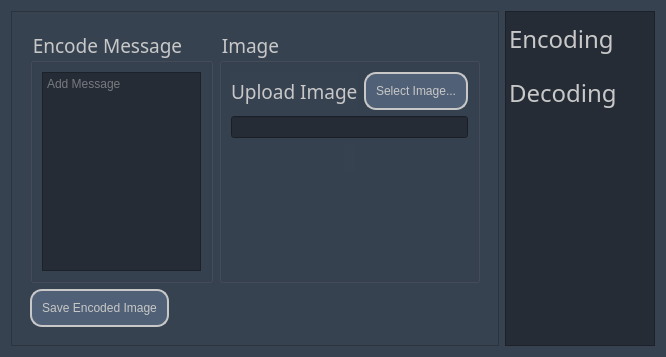
<?xml version="1.0" encoding="UTF-8"?>
<ui version="4.0">
 <class>Form</class>
 <widget class="QWidget" name="Form">
  <property name="geometry">
   <rect>
    <x>0</x>
    <y>0</y>
    <width>639</width>
    <height>357</height>
   </rect>
  </property>
  <property name="windowTitle">
   <string>Form</string>
  </property>
  <property name="styleSheet">
   <string notr="true">color : rgb(200,200,200);
background-color:rgb(55, 66, 81);
font: 57 14pt &quot;Futura&quot;;</string>
  </property>
  <layout class="QHBoxLayout" name="horizontalLayout_5">
   <item>
    <widget class="QFrame" name="frame_2">
     <property name="font">
      <font>
       <family>Futura</family>
       <pointsize>14</pointsize>
       <weight>7</weight>
       <italic>false</italic>
       <bold>false</bold>
      </font>
     </property>
     <property name="frameShape">
      <enum>QFrame::StyledPanel</enum>
     </property>
     <property name="frameShadow">
      <enum>QFrame::Raised</enum>
     </property>
     <layout class="QVBoxLayout" name="verticalLayout_7">
      <item>
       <widget class="QStackedWidget" name="stackWindow">
        <property name="currentIndex">
         <number>0</number>
        </property>
        <widget class="QWidget" name="page">
         <layout class="QVBoxLayout" name="verticalLayout_5">
          <item>
           <layout class="QHBoxLayout" name="horizontalLayout_2">
            <item>
             <widget class="QGroupBox" name="groupBox">
              <property name="font">
               <font>
                <family>Futura</family>
                <pointsize>14</pointsize>
                <weight>7</weight>
                <italic>false</italic>
                <bold>false</bold>
               </font>
              </property>
              <property name="title">
               <string>Encode Message</string>
              </property>
              <layout class="QVBoxLayout" name="verticalLayout_2">
               <item>
                <widget class="QPlainTextEdit" name="encodeMessageInput">
                 <property name="palette">
                  <palette>
                   <active>
                    <colorrole role="WindowText">
                     <brush brushstyle="SolidPattern">
                      <color alpha="255">
                       <red>200</red>
                       <green>200</green>
                       <blue>200</blue>
                      </color>
                     </brush>
                    </colorrole>
                    <colorrole role="Button">
                     <brush brushstyle="SolidPattern">
                      <color alpha="255">
                       <red>37</red>
                       <green>44</green>
                       <blue>54</blue>
                      </color>
                     </brush>
                    </colorrole>
                    <colorrole role="Text">
                     <brush brushstyle="SolidPattern">
                      <color alpha="255">
                       <red>200</red>
                       <green>200</green>
                       <blue>200</blue>
                      </color>
                     </brush>
                    </colorrole>
                    <colorrole role="ButtonText">
                     <brush brushstyle="SolidPattern">
                      <color alpha="255">
                       <red>200</red>
                       <green>200</green>
                       <blue>200</blue>
                      </color>
                     </brush>
                    </colorrole>
                    <colorrole role="Base">
                     <brush brushstyle="SolidPattern">
                      <color alpha="255">
                       <red>37</red>
                       <green>44</green>
                       <blue>54</blue>
                      </color>
                     </brush>
                    </colorrole>
                    <colorrole role="Window">
                     <brush brushstyle="SolidPattern">
                      <color alpha="255">
                       <red>37</red>
                       <green>44</green>
                       <blue>54</blue>
                      </color>
                     </brush>
                    </colorrole>
                   </active>
                   <inactive>
                    <colorrole role="WindowText">
                     <brush brushstyle="SolidPattern">
                      <color alpha="255">
                       <red>200</red>
                       <green>200</green>
                       <blue>200</blue>
                      </color>
                     </brush>
                    </colorrole>
                    <colorrole role="Button">
                     <brush brushstyle="SolidPattern">
                      <color alpha="255">
                       <red>37</red>
                       <green>44</green>
                       <blue>54</blue>
                      </color>
                     </brush>
                    </colorrole>
                    <colorrole role="Text">
                     <brush brushstyle="SolidPattern">
                      <color alpha="255">
                       <red>200</red>
                       <green>200</green>
                       <blue>200</blue>
                      </color>
                     </brush>
                    </colorrole>
                    <colorrole role="ButtonText">
                     <brush brushstyle="SolidPattern">
                      <color alpha="255">
                       <red>200</red>
                       <green>200</green>
                       <blue>200</blue>
                      </color>
                     </brush>
                    </colorrole>
                    <colorrole role="Base">
                     <brush brushstyle="SolidPattern">
                      <color alpha="255">
                       <red>37</red>
                       <green>44</green>
                       <blue>54</blue>
                      </color>
                     </brush>
                    </colorrole>
                    <colorrole role="Window">
                     <brush brushstyle="SolidPattern">
                      <color alpha="255">
                       <red>37</red>
                       <green>44</green>
                       <blue>54</blue>
                      </color>
                     </brush>
                    </colorrole>
                   </inactive>
                   <disabled>
                    <colorrole role="WindowText">
                     <brush brushstyle="SolidPattern">
                      <color alpha="255">
                       <red>200</red>
                       <green>200</green>
                       <blue>200</blue>
                      </color>
                     </brush>
                    </colorrole>
                    <colorrole role="Button">
                     <brush brushstyle="SolidPattern">
                      <color alpha="255">
                       <red>37</red>
                       <green>44</green>
                       <blue>54</blue>
                      </color>
                     </brush>
                    </colorrole>
                    <colorrole role="Text">
                     <brush brushstyle="SolidPattern">
                      <color alpha="255">
                       <red>200</red>
                       <green>200</green>
                       <blue>200</blue>
                      </color>
                     </brush>
                    </colorrole>
                    <colorrole role="ButtonText">
                     <brush brushstyle="SolidPattern">
                      <color alpha="255">
                       <red>200</red>
                       <green>200</green>
                       <blue>200</blue>
                      </color>
                     </brush>
                    </colorrole>
                    <colorrole role="Base">
                     <brush brushstyle="SolidPattern">
                      <color alpha="255">
                       <red>37</red>
                       <green>44</green>
                       <blue>54</blue>
                      </color>
                     </brush>
                    </colorrole>
                    <colorrole role="Window">
                     <brush brushstyle="SolidPattern">
                      <color alpha="255">
                       <red>37</red>
                       <green>44</green>
                       <blue>54</blue>
                      </color>
                     </brush>
                    </colorrole>
                   </disabled>
                  </palette>
                 </property>
                 <property name="styleSheet">
                  <string notr="true">background-color:rgb(37, 44, 54)</string>
                 </property>
                 <property name="placeholderText">
                  <string>Add Message</string>
                 </property>
                </widget>
               </item>
              </layout>
             </widget>
            </item>
            <item>
             <widget class="QGroupBox" name="encryptImageBox">
              <property name="font">
               <font>
                <family>Futura</family>
                <pointsize>14</pointsize>
                <weight>7</weight>
                <italic>false</italic>
                <bold>false</bold>
               </font>
              </property>
              <property name="title">
               <string>Image</string>
              </property>
              <layout class="QVBoxLayout" name="verticalLayout_4">
               <item>
                <layout class="QVBoxLayout" name="verticalLayout">
                 <item>
                  <layout class="QHBoxLayout" name="horizontalLayout">
                   <item>
                    <widget class="QLabel" name="label">
                     <property name="text">
                      <string>Upload Image</string>
                     </property>
                    </widget>
                   </item>
                   <item>
                    <widget class="QPushButton" name="encrypt_select_image_button">
                     <property name="styleSheet">
                      <string notr="true">background-color:rgb(80, 96, 118);
border-style: solid;
border-width: 2px;
border-radius: 12px;
border-color: rgb(200,200,200);
padding: 10px;
text-align: center;
font: 57 14pt &quot;Futura&quot;;</string>
                     </property>
                     <property name="text">
                      <string>Select Image...</string>
                     </property>
                    </widget>
                   </item>
                  </layout>
                 </item>
                 <item>
                  <widget class="QLineEdit" name="encrypt_upload_path">
                   <property name="styleSheet">
                    <string notr="true">background-color:rgb(37, 44, 54)</string>
                   </property>
                   <property name="readOnly">
                    <bool>true</bool>
                   </property>
                  </widget>
                 </item>
                </layout>
               </item>
               <item>
                <spacer name="verticalSpacer_4">
                 <property name="orientation">
                  <enum>Qt::Vertical</enum>
                 </property>
                 <property name="sizeHint" stdset="0">
                  <size>
                   <width>20</width>
                   <height>59</height>
                  </size>
                 </property>
                </spacer>
               </item>
               <item>
                <layout class="QHBoxLayout" name="horizontalLayout_10">
                 <item>
                  <spacer name="horizontalSpacer_6">
                   <property name="orientation">
                    <enum>Qt::Horizontal</enum>
                   </property>
                   <property name="sizeHint" stdset="0">
                    <size>
                     <width>40</width>
                     <height>20</height>
                    </size>
                   </property>
                  </spacer>
                 </item>
                 <item>
                  <widget class="QLabel" name="encryptImage">
                   <property name="sizePolicy">
                    <sizepolicy hsizetype="Preferred" vsizetype="Preferred">
                     <horstretch>0</horstretch>
                     <verstretch>0</verstretch>
                    </sizepolicy>
                   </property>
                   <property name="maximumSize">
                    <size>
                     <width>500</width>
                     <height>500</height>
                    </size>
                   </property>
                   <property name="text">
                    <string/>
                   </property>
                  </widget>
                 </item>
                 <item>
                  <spacer name="horizontalSpacer_7">
                   <property name="orientation">
                    <enum>Qt::Horizontal</enum>
                   </property>
                   <property name="sizeHint" stdset="0">
                    <size>
                     <width>40</width>
                     <height>20</height>
                    </size>
                   </property>
                  </spacer>
                 </item>
                </layout>
               </item>
               <item>
                <spacer name="verticalSpacer">
                 <property name="orientation">
                  <enum>Qt::Vertical</enum>
                 </property>
                 <property name="sizeHint" stdset="0">
                  <size>
                   <width>20</width>
                   <height>158</height>
                  </size>
                 </property>
                </spacer>
               </item>
              </layout>
             </widget>
            </item>
           </layout>
          </item>
          <item>
           <layout class="QHBoxLayout" name="horizontalLayout_3">
            <item>
             <widget class="QPushButton" name="saveEncodedImage">
              <property name="styleSheet">
               <string notr="true">background-color:rgb(80, 96, 118);
border-style: solid;
border-width: 2px;
border-radius: 12px;
border-color: rgb(200,200,200);
padding: 10px;
text-align: center;
font: 57 14pt &quot;Futura&quot;;</string>
              </property>
              <property name="text">
               <string>Save Encoded Image</string>
              </property>
             </widget>
            </item>
            <item>
             <spacer name="horizontalSpacer">
              <property name="orientation">
               <enum>Qt::Horizontal</enum>
              </property>
              <property name="sizeHint" stdset="0">
               <size>
                <width>40</width>
                <height>20</height>
               </size>
              </property>
             </spacer>
            </item>
           </layout>
          </item>
         </layout>
        </widget>
        <widget class="QWidget" name="page_2">
         <layout class="QVBoxLayout" name="verticalLayout_6">
          <item>
           <layout class="QHBoxLayout" name="horizontalLayout_7">
            <item>
             <widget class="QGroupBox" name="decryptImageBox">
              <property name="font">
               <font>
                <family>Futura</family>
                <pointsize>14</pointsize>
                <weight>7</weight>
                <italic>false</italic>
                <bold>false</bold>
               </font>
              </property>
              <property name="title">
               <string>Image</string>
              </property>
              <layout class="QVBoxLayout" name="verticalLayout_10">
               <item>
                <layout class="QVBoxLayout" name="layoutImageSelection">
                 <item>
                  <layout class="QHBoxLayout" name="horizontalLayout_8">
                   <item>
                    <widget class="QLabel" name="label_4">
                     <property name="text">
                      <string>Upload Image</string>
                     </property>
                    </widget>
                   </item>
                   <item>
                    <widget class="QPushButton" name="decrypt_select_image_button">
                     <property name="styleSheet">
                      <string notr="true">background-color:rgb(80, 96, 118);
border-style: solid;
border-width: 2px;
border-radius: 12px;
border-color: rgb(200,200,200);
padding: 10px;
text-align: center;
font: 57 14pt &quot;Futura&quot;;</string>
                     </property>
                     <property name="text">
                      <string>Select Image...</string>
                     </property>
                    </widget>
                   </item>
                  </layout>
                 </item>
                 <item>
                  <widget class="QLineEdit" name="decrypt_upload_path">
                   <property name="styleSheet">
                    <string notr="true">background-color:rgb(37, 44, 54)</string>
                   </property>
                   <property name="readOnly">
                    <bool>true</bool>
                   </property>
                   <property name="placeholderText">
                    <string/>
                   </property>
                  </widget>
                 </item>
                </layout>
               </item>
               <item>
                <spacer name="verticalSpacer_3">
                 <property name="orientation">
                  <enum>Qt::Vertical</enum>
                 </property>
                 <property name="sizeHint" stdset="0">
                  <size>
                   <width>20</width>
                   <height>40</height>
                  </size>
                 </property>
                </spacer>
               </item>
               <item>
                <layout class="QHBoxLayout" name="horizontalLayout_9">
                 <item>
                  <spacer name="horizontalSpacer_4">
                   <property name="orientation">
                    <enum>Qt::Horizontal</enum>
                   </property>
                   <property name="sizeHint" stdset="0">
                    <size>
                     <width>40</width>
                     <height>20</height>
                    </size>
                   </property>
                  </spacer>
                 </item>
                 <item>
                  <widget class="QLabel" name="decryptImage">
                   <property name="sizePolicy">
                    <sizepolicy hsizetype="Preferred" vsizetype="Preferred">
                     <horstretch>0</horstretch>
                     <verstretch>0</verstretch>
                    </sizepolicy>
                   </property>
                   <property name="maximumSize">
                    <size>
                     <width>500</width>
                     <height>500</height>
                    </size>
                   </property>
                   <property name="text">
                    <string/>
                   </property>
                  </widget>
                 </item>
                 <item>
                  <spacer name="horizontalSpacer_5">
                   <property name="orientation">
                    <enum>Qt::Horizontal</enum>
                   </property>
                   <property name="sizeHint" stdset="0">
                    <size>
                     <width>40</width>
                     <height>20</height>
                    </size>
                   </property>
                  </spacer>
                 </item>
                </layout>
               </item>
               <item>
                <spacer name="verticalSpacer_2">
                 <property name="orientation">
                  <enum>Qt::Vertical</enum>
                 </property>
                 <property name="sizeHint" stdset="0">
                  <size>
                   <width>20</width>
                   <height>40</height>
                  </size>
                 </property>
                </spacer>
               </item>
              </layout>
             </widget>
            </item>
            <item>
             <widget class="QGroupBox" name="groupBox_5">
              <property name="font">
               <font>
                <family>Futura</family>
                <pointsize>14</pointsize>
                <weight>7</weight>
                <italic>false</italic>
                <bold>false</bold>
               </font>
              </property>
              <property name="title">
               <string>Decode Message</string>
              </property>
              <layout class="QVBoxLayout" name="verticalLayout_9">
               <item>
                <widget class="QPlainTextEdit" name="decodeMessageOutput">
                 <property name="palette">
                  <palette>
                   <active>
                    <colorrole role="WindowText">
                     <brush brushstyle="SolidPattern">
                      <color alpha="255">
                       <red>200</red>
                       <green>200</green>
                       <blue>200</blue>
                      </color>
                     </brush>
                    </colorrole>
                    <colorrole role="Button">
                     <brush brushstyle="SolidPattern">
                      <color alpha="255">
                       <red>37</red>
                       <green>44</green>
                       <blue>54</blue>
                      </color>
                     </brush>
                    </colorrole>
                    <colorrole role="Text">
                     <brush brushstyle="SolidPattern">
                      <color alpha="255">
                       <red>200</red>
                       <green>200</green>
                       <blue>200</blue>
                      </color>
                     </brush>
                    </colorrole>
                    <colorrole role="ButtonText">
                     <brush brushstyle="SolidPattern">
                      <color alpha="255">
                       <red>200</red>
                       <green>200</green>
                       <blue>200</blue>
                      </color>
                     </brush>
                    </colorrole>
                    <colorrole role="Base">
                     <brush brushstyle="SolidPattern">
                      <color alpha="255">
                       <red>37</red>
                       <green>44</green>
                       <blue>54</blue>
                      </color>
                     </brush>
                    </colorrole>
                    <colorrole role="Window">
                     <brush brushstyle="SolidPattern">
                      <color alpha="255">
                       <red>37</red>
                       <green>44</green>
                       <blue>54</blue>
                      </color>
                     </brush>
                    </colorrole>
                   </active>
                   <inactive>
                    <colorrole role="WindowText">
                     <brush brushstyle="SolidPattern">
                      <color alpha="255">
                       <red>200</red>
                       <green>200</green>
                       <blue>200</blue>
                      </color>
                     </brush>
                    </colorrole>
                    <colorrole role="Button">
                     <brush brushstyle="SolidPattern">
                      <color alpha="255">
                       <red>37</red>
                       <green>44</green>
                       <blue>54</blue>
                      </color>
                     </brush>
                    </colorrole>
                    <colorrole role="Text">
                     <brush brushstyle="SolidPattern">
                      <color alpha="255">
                       <red>200</red>
                       <green>200</green>
                       <blue>200</blue>
                      </color>
                     </brush>
                    </colorrole>
                    <colorrole role="ButtonText">
                     <brush brushstyle="SolidPattern">
                      <color alpha="255">
                       <red>200</red>
                       <green>200</green>
                       <blue>200</blue>
                      </color>
                     </brush>
                    </colorrole>
                    <colorrole role="Base">
                     <brush brushstyle="SolidPattern">
                      <color alpha="255">
                       <red>37</red>
                       <green>44</green>
                       <blue>54</blue>
                      </color>
                     </brush>
                    </colorrole>
                    <colorrole role="Window">
                     <brush brushstyle="SolidPattern">
                      <color alpha="255">
                       <red>37</red>
                       <green>44</green>
                       <blue>54</blue>
                      </color>
                     </brush>
                    </colorrole>
                   </inactive>
                   <disabled>
                    <colorrole role="WindowText">
                     <brush brushstyle="SolidPattern">
                      <color alpha="255">
                       <red>200</red>
                       <green>200</green>
                       <blue>200</blue>
                      </color>
                     </brush>
                    </colorrole>
                    <colorrole role="Button">
                     <brush brushstyle="SolidPattern">
                      <color alpha="255">
                       <red>37</red>
                       <green>44</green>
                       <blue>54</blue>
                      </color>
                     </brush>
                    </colorrole>
                    <colorrole role="Text">
                     <brush brushstyle="SolidPattern">
                      <color alpha="255">
                       <red>200</red>
                       <green>200</green>
                       <blue>200</blue>
                      </color>
                     </brush>
                    </colorrole>
                    <colorrole role="ButtonText">
                     <brush brushstyle="SolidPattern">
                      <color alpha="255">
                       <red>200</red>
                       <green>200</green>
                       <blue>200</blue>
                      </color>
                     </brush>
                    </colorrole>
                    <colorrole role="Base">
                     <brush brushstyle="SolidPattern">
                      <color alpha="255">
                       <red>37</red>
                       <green>44</green>
                       <blue>54</blue>
                      </color>
                     </brush>
                    </colorrole>
                    <colorrole role="Window">
                     <brush brushstyle="SolidPattern">
                      <color alpha="255">
                       <red>37</red>
                       <green>44</green>
                       <blue>54</blue>
                      </color>
                     </brush>
                    </colorrole>
                   </disabled>
                  </palette>
                 </property>
                 <property name="styleSheet">
                  <string notr="true">background-color:rgb(37, 44, 54)</string>
                 </property>
                 <property name="readOnly">
                  <bool>true</bool>
                 </property>
                 <property name="placeholderText">
                  <string/>
                 </property>
                </widget>
               </item>
              </layout>
             </widget>
            </item>
           </layout>
          </item>
          <item>
           <layout class="QHBoxLayout" name="horizontalLayout_4">
            <item>
             <widget class="QPushButton" name="decodeImageButton">
              <property name="whatsThis">
               <string notr="true"/>
              </property>
              <property name="styleSheet">
               <string notr="true">background-color:rgb(80, 96, 118);
border-style: solid;
border-width: 2px;
border-radius: 12px;
border-color: rgb(200,200,200);
padding: 10px;
text-align: center;
font: 57 14pt &quot;Futura&quot;;</string>
              </property>
              <property name="text">
               <string>Decode Image</string>
              </property>
             </widget>
            </item>
            <item>
             <spacer name="horizontalSpacer_3">
              <property name="orientation">
               <enum>Qt::Horizontal</enum>
              </property>
              <property name="sizeHint" stdset="0">
               <size>
                <width>40</width>
                <height>20</height>
               </size>
              </property>
             </spacer>
            </item>
           </layout>
          </item>
         </layout>
        </widget>
       </widget>
      </item>
     </layout>
    </widget>
   </item>
   <item>
    <widget class="QListWidget" name="sidebar">
     <property name="sizePolicy">
      <sizepolicy hsizetype="Fixed" vsizetype="Expanding">
       <horstretch>0</horstretch>
       <verstretch>0</verstretch>
      </sizepolicy>
     </property>
     <property name="maximumSize">
      <size>
       <width>150</width>
       <height>16777215</height>
      </size>
     </property>
     <property name="font">
      <font>
       <family>Futura</family>
       <pointsize>-1</pointsize>
       <weight>7</weight>
       <italic>false</italic>
       <bold>false</bold>
      </font>
     </property>
     <property name="styleSheet">
      <string notr="true">
QListWidget
{ border-bottom: 1px solid black;
color : rgb(200,200,200);
background-color:rgb(37, 44, 54);
font-size : 24px;
}


QListWidget:item
{ padding-top: 10px;
 padding-bottom: 10px;



}

QListWidget:item:selected
{
    background: rgb(128,128,255);
}</string>
     </property>
     <item>
      <property name="text">
       <string>Encoding</string>
      </property>
     </item>
     <item>
      <property name="text">
       <string>Decoding</string>
      </property>
     </item>
    </widget>
   </item>
  </layout>
 </widget>
 <resources/>
 <connections/>
</ui>
